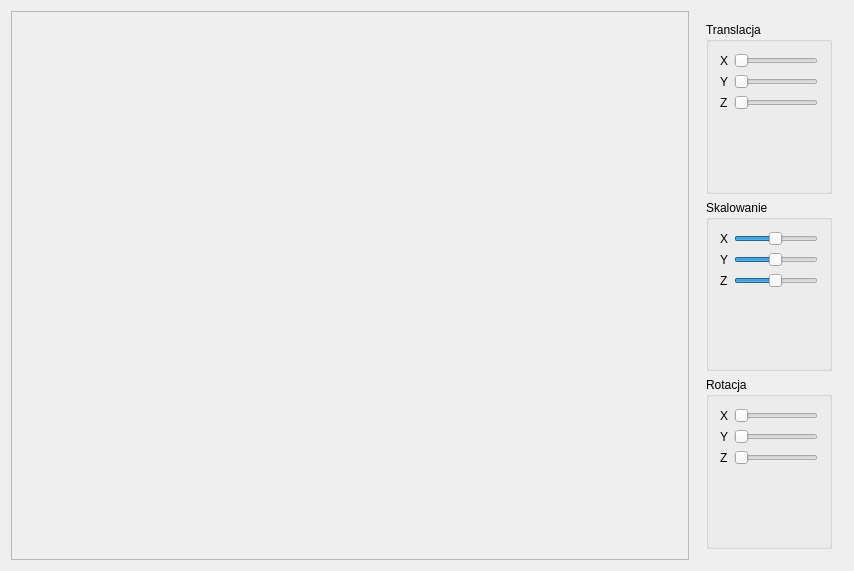
<?xml version="1.0" encoding="UTF-8"?>
<ui version="4.0">
 <class>Widget</class>
 <widget class="QWidget" name="Widget">
  <property name="geometry">
   <rect>
    <x>0</x>
    <y>0</y>
    <width>854</width>
    <height>571</height>
   </rect>
  </property>
  <property name="windowTitle">
   <string>Widget</string>
  </property>
  <layout class="QHBoxLayout" name="horizontalLayout">
   <item>
    <widget class="QFrame" name="frame">
     <property name="sizePolicy">
      <sizepolicy hsizetype="Minimum" vsizetype="Minimum">
       <horstretch>0</horstretch>
       <verstretch>0</verstretch>
      </sizepolicy>
     </property>
     <property name="frameShape">
      <enum>QFrame::StyledPanel</enum>
     </property>
     <property name="frameShadow">
      <enum>QFrame::Raised</enum>
     </property>
    </widget>
   </item>
   <item>
    <widget class="QWidget" name="widget" native="true">
     <property name="sizePolicy">
      <sizepolicy hsizetype="Maximum" vsizetype="Minimum">
       <horstretch>0</horstretch>
       <verstretch>0</verstretch>
      </sizepolicy>
     </property>
     <layout class="QVBoxLayout" name="verticalLayout">
      <item>
       <widget class="QGroupBox" name="groupBox">
        <property name="title">
         <string>Translacja</string>
        </property>
        <layout class="QGridLayout" name="gridLayout">
         <item row="0" column="1">
          <widget class="QSlider" name="translateXSlider">
           <property name="value">
            <number>0</number>
           </property>
           <property name="orientation">
            <enum>Qt::Horizontal</enum>
           </property>
          </widget>
         </item>
         <item row="2" column="1">
          <widget class="QSlider" name="translateYSlider">
           <property name="value">
            <number>0</number>
           </property>
           <property name="orientation">
            <enum>Qt::Horizontal</enum>
           </property>
          </widget>
         </item>
         <item row="4" column="1">
          <widget class="QSlider" name="translateZSlider">
           <property name="value">
            <number>0</number>
           </property>
           <property name="orientation">
            <enum>Qt::Horizontal</enum>
           </property>
          </widget>
         </item>
         <item row="0" column="0">
          <widget class="QLabel" name="label">
           <property name="text">
            <string>X</string>
           </property>
          </widget>
         </item>
         <item row="2" column="0">
          <widget class="QLabel" name="label_2">
           <property name="text">
            <string>Y</string>
           </property>
          </widget>
         </item>
         <item row="4" column="0">
          <widget class="QLabel" name="label_3">
           <property name="text">
            <string>Z</string>
           </property>
          </widget>
         </item>
         <item row="5" column="1">
          <spacer name="verticalSpacer">
           <property name="orientation">
            <enum>Qt::Vertical</enum>
           </property>
           <property name="sizeHint" stdset="0">
            <size>
             <width>20</width>
             <height>40</height>
            </size>
           </property>
          </spacer>
         </item>
        </layout>
       </widget>
      </item>
      <item>
       <widget class="QGroupBox" name="groupBox_2">
        <property name="title">
         <string>Skalowanie</string>
        </property>
        <layout class="QGridLayout" name="gridLayout_2">
         <item row="0" column="0">
          <widget class="QLabel" name="label_4">
           <property name="text">
            <string>X</string>
           </property>
          </widget>
         </item>
         <item row="0" column="1">
          <widget class="QSlider" name="scaleXSlider">
           <property name="minimum">
            <number>1</number>
           </property>
           <property name="maximum">
            <number>200</number>
           </property>
           <property name="value">
            <number>100</number>
           </property>
           <property name="orientation">
            <enum>Qt::Horizontal</enum>
           </property>
          </widget>
         </item>
         <item row="1" column="0">
          <widget class="QLabel" name="label_5">
           <property name="text">
            <string>Y</string>
           </property>
          </widget>
         </item>
         <item row="1" column="1">
          <widget class="QSlider" name="scaleYSlider">
           <property name="minimum">
            <number>1</number>
           </property>
           <property name="maximum">
            <number>200</number>
           </property>
           <property name="value">
            <number>100</number>
           </property>
           <property name="orientation">
            <enum>Qt::Horizontal</enum>
           </property>
          </widget>
         </item>
         <item row="2" column="0">
          <widget class="QLabel" name="label_6">
           <property name="text">
            <string>Z</string>
           </property>
          </widget>
         </item>
         <item row="2" column="1">
          <widget class="QSlider" name="scaleZSlider">
           <property name="minimum">
            <number>1</number>
           </property>
           <property name="maximum">
            <number>200</number>
           </property>
           <property name="value">
            <number>100</number>
           </property>
           <property name="orientation">
            <enum>Qt::Horizontal</enum>
           </property>
          </widget>
         </item>
         <item row="3" column="1">
          <spacer name="verticalSpacer_2">
           <property name="orientation">
            <enum>Qt::Vertical</enum>
           </property>
           <property name="sizeHint" stdset="0">
            <size>
             <width>20</width>
             <height>40</height>
            </size>
           </property>
          </spacer>
         </item>
        </layout>
       </widget>
      </item>
      <item>
       <widget class="QGroupBox" name="groupBox_3">
        <property name="title">
         <string>Rotacja</string>
        </property>
        <layout class="QGridLayout" name="gridLayout_3">
         <item row="0" column="0">
          <widget class="QLabel" name="label_7">
           <property name="text">
            <string>X</string>
           </property>
          </widget>
         </item>
         <item row="0" column="1">
          <widget class="QSlider" name="rotateXSlider">
           <property name="maximum">
            <number>360</number>
           </property>
           <property name="value">
            <number>0</number>
           </property>
           <property name="orientation">
            <enum>Qt::Horizontal</enum>
           </property>
          </widget>
         </item>
         <item row="1" column="0">
          <widget class="QLabel" name="label_8">
           <property name="text">
            <string>Y</string>
           </property>
          </widget>
         </item>
         <item row="1" column="1">
          <widget class="QSlider" name="rotateYSlider">
           <property name="maximum">
            <number>360</number>
           </property>
           <property name="value">
            <number>0</number>
           </property>
           <property name="orientation">
            <enum>Qt::Horizontal</enum>
           </property>
          </widget>
         </item>
         <item row="2" column="0">
          <widget class="QLabel" name="label_9">
           <property name="text">
            <string>Z</string>
           </property>
          </widget>
         </item>
         <item row="2" column="1">
          <widget class="QSlider" name="rotateZSlider">
           <property name="maximum">
            <number>360</number>
           </property>
           <property name="value">
            <number>0</number>
           </property>
           <property name="orientation">
            <enum>Qt::Horizontal</enum>
           </property>
          </widget>
         </item>
         <item row="3" column="1">
          <spacer name="verticalSpacer_3">
           <property name="orientation">
            <enum>Qt::Vertical</enum>
           </property>
           <property name="sizeHint" stdset="0">
            <size>
             <width>20</width>
             <height>40</height>
            </size>
           </property>
          </spacer>
         </item>
        </layout>
       </widget>
      </item>
     </layout>
    </widget>
   </item>
  </layout>
 </widget>
 <layoutdefault spacing="6" margin="11"/>
 <resources/>
 <connections/>
</ui>
